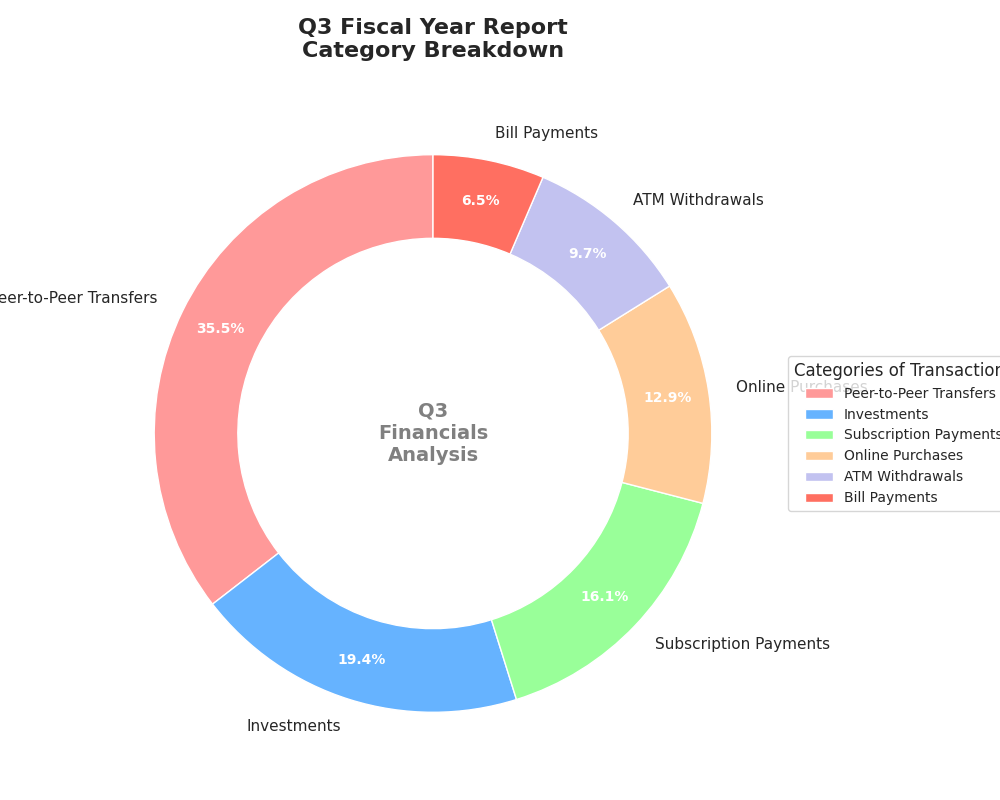

Recreate this plot in Python.
import matplotlib.pyplot as plt
import numpy as np

# Transaction categories and their respective count of transactions
transaction_categories = [
    'Peer-to-Peer Transfers', 
    'Investments', 
    'Subscription Payments', 
    'Online Purchases', 
    'ATM Withdrawals', 
    'Bill Payments'
]

# Artificial data representing the number of transactions for each category
transaction_counts = [550, 300, 250, 200, 150, 100]

# Define colors for each transaction category
colors = ['#FF9999', '#66B3FF', '#99FF99', '#FFCC99', '#C2C2F0', '#FF6F61']

# Create the ring chart
fig, ax = plt.subplots(figsize=(10, 8), subplot_kw=dict(aspect="equal"))

# Plot the pie chart with an inner radius for a ring effect
wedges, texts, autotexts = ax.pie(transaction_counts, labels=transaction_categories, 
                                  colors=colors, autopct='%1.1f%%', startangle=90,
                                  pctdistance=0.85, wedgeprops=dict(width=0.3, edgecolor='w'))

# Add a central title inside the ring
ax.text(0, 0, 'Q3\nFinancials\nAnalysis', horizontalalignment='center', 
        verticalalignment='center', fontsize=14, fontweight='bold', color='gray')

# Customize legend and position it outside the chart
ax.legend(wedges, transaction_categories, title="Categories of Transactions", loc="center left", 
          bbox_to_anchor=(1, 0, 0.5, 1), fontsize=10)

# Enhance the label text properties
plt.setp(autotexts, size=10, weight='bold', color='white')
plt.setp(texts, size=11)

# Title of the chart
plt.title("Q3 Fiscal Year Report\nCategory Breakdown", fontsize=16, fontweight='bold', pad=20)

# Ensure layout is tight
plt.tight_layout()

# Show the chart
plt.show()
